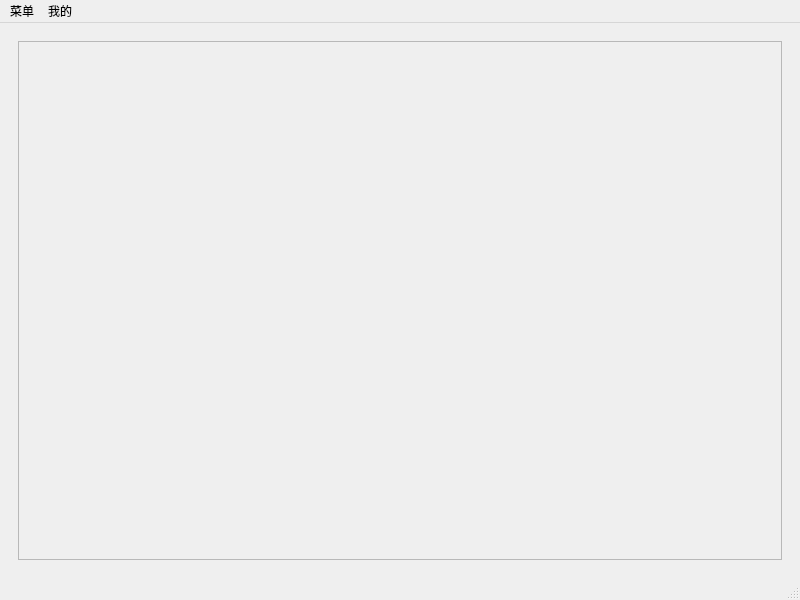
<?xml version="1.0" encoding="UTF-8"?>
<ui version="4.0">
 <class>MainWindow</class>
 <widget class="QMainWindow" name="MainWindow">
  <property name="geometry">
   <rect>
    <x>0</x>
    <y>0</y>
    <width>800</width>
    <height>600</height>
   </rect>
  </property>
  <property name="windowTitle">
   <string>MainWindow</string>
  </property>
  <widget class="QWidget" name="centralwidget">
   <layout class="QGridLayout" name="gridLayout">
    <item row="0" column="0">
     <widget class="QStackedWidget" name="stackedWidget">
      <widget class="QWidget" name="page0">
       <layout class="QGridLayout" name="gridLayout_2">
        <item row="0" column="0">
         <widget class="QScrollArea" name="scrollArea">
          <property name="widgetResizable">
           <bool>true</bool>
          </property>
          <widget class="QWidget" name="questionCategory">
           <property name="geometry">
            <rect>
             <x>0</x>
             <y>0</y>
             <width>754</width>
             <height>503</height>
            </rect>
           </property>
           <layout class="QVBoxLayout" name="questionCategoryLayout"/>
          </widget>
         </widget>
        </item>
       </layout>
      </widget>
      <widget class="QWidget" name="page1">
       <layout class="QGridLayout" name="gridLayout_3">
        <item row="0" column="0">
         <widget class="MyQuestionInfo" name="questionDetail" native="true"/>
        </item>
       </layout>
      </widget>
     </widget>
    </item>
   </layout>
  </widget>
  <widget class="QStatusBar" name="statusbar"/>
  <widget class="QMenuBar" name="menuBar">
   <property name="geometry">
    <rect>
     <x>0</x>
     <y>0</y>
     <width>800</width>
     <height>26</height>
    </rect>
   </property>
   <widget class="QMenu" name="menu">
    <property name="enabled">
     <bool>true</bool>
    </property>
    <property name="title">
     <string>菜单</string>
    </property>
    <addaction name="addQuestionButton"/>
    <addaction name="selfTestButton"/>
    <addaction name="actionclose"/>
   </widget>
   <widget class="QMenu" name="menu_2">
    <property name="title">
     <string>我的</string>
    </property>
    <addaction name="registerButton"/>
    <addaction name="loginButton"/>
    <addaction name="logoutButton"/>
    <addaction name="analyseButton"/>
   </widget>
   <addaction name="menu"/>
   <addaction name="menu_2"/>
  </widget>
  <action name="addQuestionButton">
   <property name="checkable">
    <bool>false</bool>
   </property>
   <property name="text">
    <string>新题上传</string>
   </property>
  </action>
  <action name="selfTestButton">
   <property name="text">
    <string>自测</string>
   </property>
  </action>
  <action name="actionclose">
   <property name="text">
    <string>close</string>
   </property>
  </action>
  <action name="registerButton">
   <property name="text">
    <string>注册</string>
   </property>
  </action>
  <action name="loginButton">
   <property name="text">
    <string>登录</string>
   </property>
  </action>
  <action name="logoutButton">
   <property name="text">
    <string>退出登录</string>
   </property>
  </action>
  <action name="analyseButton">
   <property name="text">
    <string>成绩分析</string>
   </property>
  </action>
 </widget>
 <customwidgets>
  <customwidget>
   <class>MyQuestionInfo</class>
   <extends>QWidget</extends>
   <header>ui.MyWidgets.MyQuestionInfo</header>
   <container>1</container>
  </customwidget>
 </customwidgets>
 <resources/>
 <connections/>
</ui>
